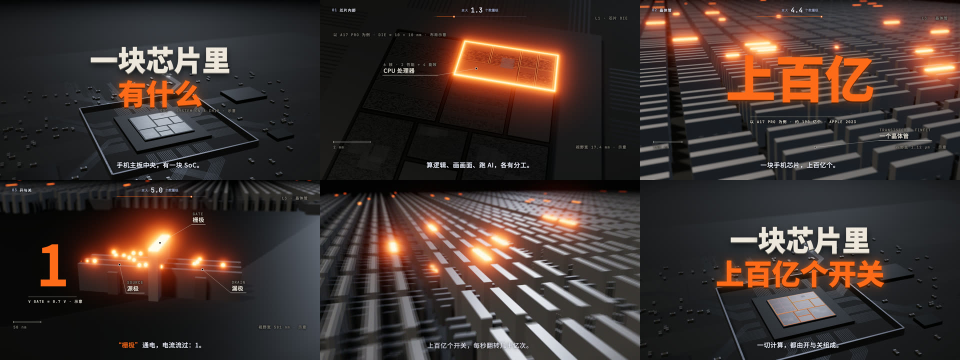
#> input picture explainer-video/assets/cinema.jpg, 1920 x 720 px (shown at 1/2 size)
$ python -i publish.py   (imports and definitions only)
#> lines starting #> are read from the running program, lines starting #| are printed output that depends on the picture
#!/usr/bin/env python3
"""微信公众号草稿箱发布工具

将 format.py 排版后的文章推送到微信公众号草稿箱。

用法:
    # 发布排版好的文章目录
    python3 publish.py --dir /path/to/formatted/article/

    # 指定封面图
    python3 publish.py --dir /path/to/formatted/article/ --cover cover.jpg

    # 直接从 Markdown 一步到位（自动排版+发布）
    python3 publish.py --input article.md --theme elegant
"""

import argparse
import json
import os
import re
import subprocess
import sys
from pathlib import Path

import html as html_module
import tempfile

import requests

# ── 路径 ──────────────────────────────────────────────────────────────
SCRIPT_DIR = Path(__file__).parent
SKILL_DIR = SCRIPT_DIR.parent

# [2 lines not run here, left out]


# [12 lines left out: function build_wechat_session, not called in this run]


# [1 line that did not run here, left out]


# ── 微信 API ─────────────────────────────────────────────────────────
# [246 lines left out: functions get_access_token, upload_thumb_image, upload_content_image, download_external_image, replace_all_images, push_draft and 2 more, not called in this run]


def cover_bottom_luminance(image_path):
    """封面下部 40% 的平均亮度（0-255）。微信会在封面下沿叠白色标题，过亮会导致标题隐形。"""
#> called with image_path = '../../explainer-video/assets/cinema.jpg'
    try:
        from PIL import Image
    except ImportError:
        return None
    img = Image.open(image_path).convert("L")
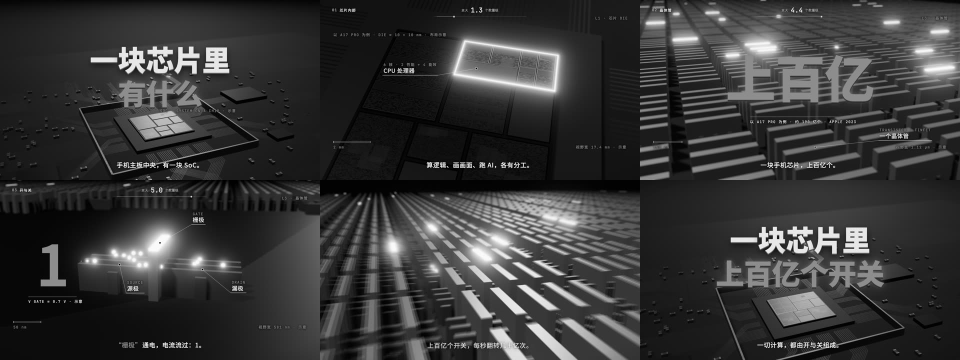
#> img: PIL image 1920x720 L (shown at 1/2 size); min 0, max 255, mean 55.5
    w, h = img.size
#> w = 1920; h = 720
    bottom = img.crop((0, int(h * 0.6), w, h))
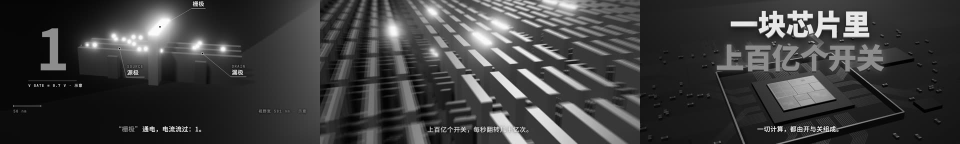
#> bottom: PIL image 1920x288 L (shown at 1/2 size); min 0, max 254, mean 61.6
    hist = bottom.histogram()
#> hist = 256 values, max 16677 at index 12, min 0 at index 255, mean 2160
    total = sum(hist)
#> total = 552960
    if not total:
        return None
    return sum(i * c for i, c in enumerate(hist)) / total


# [275 lines left out: functions darken_cover_bottom, find_cover_image, prepare_article, main, not called in this run]


# [2 lines not run here, left out]

>>> result = cover_bottom_luminance('../../explainer-video/assets/cinema.jpg')
#> result = 61.6
